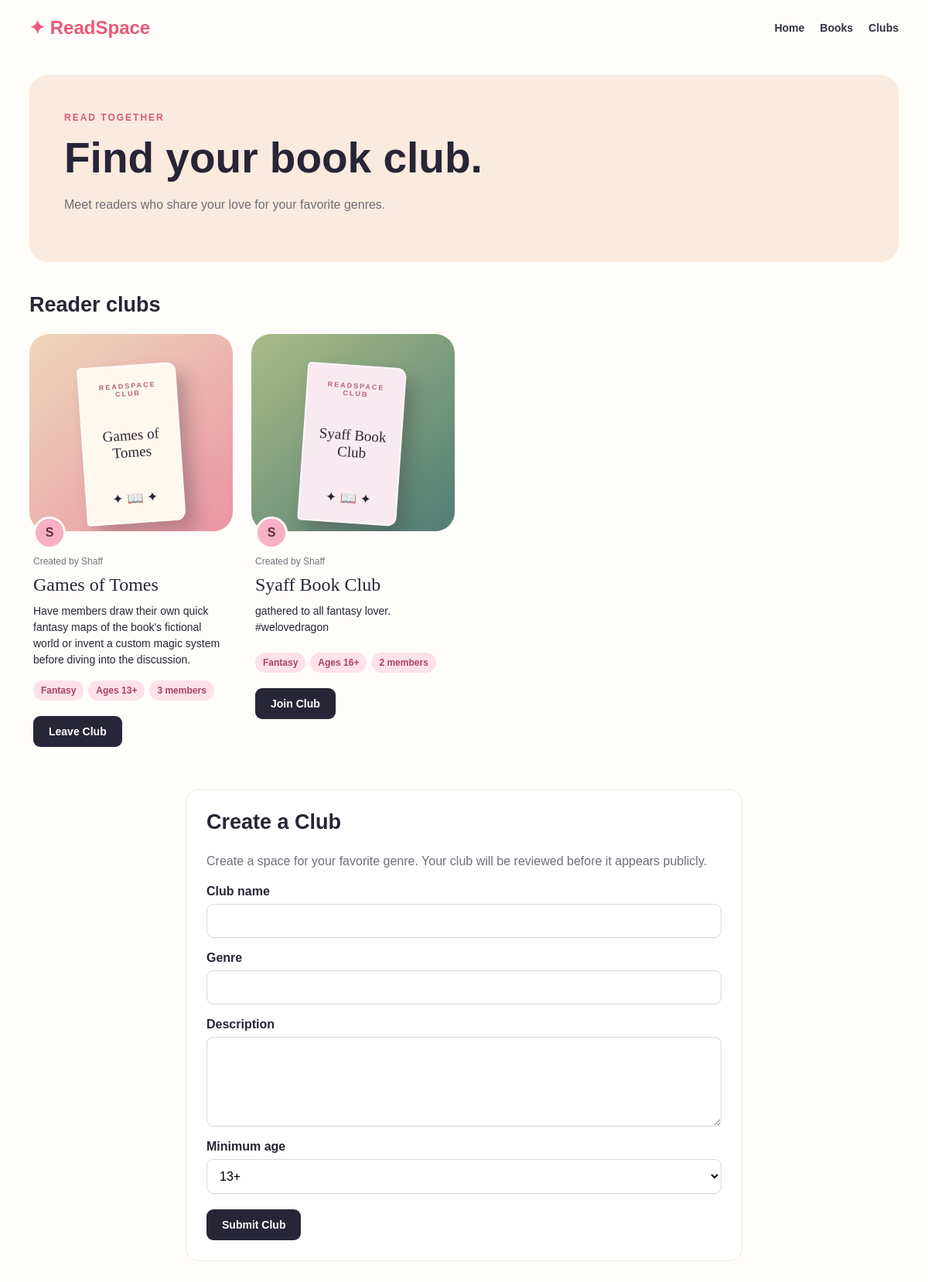
The page /clubs.php (signed in) on the database its author committed.
### tables this page shows
CREATE TABLE `book_clubs` (
  `club_id` int(11) NOT NULL,
  `club_name` varchar(100) NOT NULL,
  `genre` varchar(50) DEFAULT NULL,
  `description` text DEFAULT NULL,
  `created_by` int(11) NOT NULL,
  `created_at` timestamp NOT NULL DEFAULT current_timestamp(),
  `min_age` tinyint(3) UNSIGNED NOT NULL DEFAULT 13,
  `status` enum('pending','approved','rejected') NOT NULL DEFAULT 'pending'
);

CREATE TABLE `users` (
  `user_id` int(11) NOT NULL,
  `username` varchar(50) NOT NULL,
  `email` varchar(100) NOT NULL,
  `password_hash` varchar(255) NOT NULL,
  `birth_date` date NOT NULL,
  `is_minor` tinyint(1) DEFAULT 1,
  `created_at` timestamp NOT NULL DEFAULT current_timestamp(),
  `role` enum('member','moderator') NOT NULL DEFAULT 'member'
);

### clubs.php (the view, shortened to what this page needs)
<?php
require "config.php";
function e($value) {
    return htmlspecialchars((string) $value, ENT_QUOTES, "UTF-8");
}
$isLoggedIn = isset($_SESSION["user_id"]);
$userId = $isLoggedIn ? (int) $_SESSION["user_id"] : 0;
$age = 13;
if ($isLoggedIn) {
    $stmt = $conn->prepare(
        "SELECT birth_date FROM users WHERE user_id = ? LIMIT 1"
    );
    $stmt->bind_param("i", $userId);
    $stmt->execute();
    $account = $stmt->get_result()->fetch_assoc();
    $age = (new DateTimeImmutable($account["birth_date"]))
        ->diff(new DateTimeImmutable("today"))->y;
}
if ($isLoggedIn) {
    $stmt = $conn->prepare(
        "SELECT c.club_id, c.club_name, c.genre, c.description,
                c.min_age, c.status, u.username,
                (SELECT COUNT(*)
                 FROM club_memberships m
                 WHERE m.club_id = c.club_id) AS member_count
         FROM book_clubs c
         JOIN users u ON u.user_id = c.created_by
         WHERE c.min_age <= ?
           AND (
               c.status = 'approved'
               OR (c.created_by = ? AND c.status = 'pending')
           )
         ORDER BY c.created_at DESC, c.club_id DESC"
    );
    $stmt->bind_param("ii", $age, $userId);
}
$stmt->execute();
$clubs = $stmt->get_result();
$joinedClubIds = [];
if ($isLoggedIn) {
    $memberStmt = $conn->prepare(
        "SELECT club_id FROM club_memberships WHERE user_id = ?"
    );
    $memberStmt->bind_param("i", $userId);
    $memberStmt->execute();
    $memberships = $memberStmt->get_result();
    while ($membership = $memberships->fetch_assoc()) {
        $joinedClubIds[(int) $membership["club_id"]] = true;
    }
}
?>
<!DOCTYPE html>
<html lang="en">
<head>
</head>
<body>
    <header class="nav">
        <a class="logo" href="index.php">✦ ReadSpace</a>
        <nav class="links">
            <a href="index.php">Home</a>
            <a href="books.php">Books</a>
            <a href="clubs.php">Clubs</a>
        </nav>
    </header>
    <main>
        <section class="hero">
            <span class="eyebrow">Read together</span>
            <h1>Find your book club.</h1>
            <p class="muted">
                Meet readers who share your love for your favorite genres.
            </p>
        </section>
        <div class="layout">
            <section>
                <h2>Reader clubs</h2>
                <div class="club-list">
                    <?php while ($club = $clubs->fetch_assoc()): ?>
                        <article class="club-card">
                            <div class="club-art" aria-hidden="true">
                                <div class="book-poster">
                                    <span class="poster-small">READSPACE CLUB</span>
                                    <span class="poster-title">
                                        <?= e($club["club_name"]) ?>
                                    </span>
                                    <span class="poster-icon">✦ 📖 ✦</span>
                                </div>
                            </div>
                            <div class="club-info">
                                <div class="creator-avatar" aria-hidden="true">
                                    <?= e(mb_strtoupper(
                                        mb_substr($club["username"], 0, 1)
                                    )) ?>
                                </div>
                                <p class="creator">
                                    Created by <?= e($club["username"]) ?>
                                </p>
                                <h3>
                                    <?php if ($club["status"] === "approved"): ?>
                                        <a href="club.php?id=<?= (int) $club["club_id"] ?>">
                                            <?= e($club["club_name"]) ?>
                                        </a>
                                    <?php else: ?>
                                        <?= e($club["club_name"]) ?>
                                    <?php endif; ?>
                                </h3>
                                <p class="description">
                                    <?= e($club["description"]) ?>
                                </p>
                                <div class="club-tags">
                                    <span class="tag"><?= e($club["genre"]) ?></span>
                                    <span class="tag">
                                        Ages <?= (int) $club["min_age"] ?>+
                                    </span>
                                    <?php if ($club["status"] === "approved"): ?>
                                        <span class="tag">
                                            <?= (int) $club["member_count"] ?>
                                            members
                                        </span>
                                    <?php else: ?>
                                        <span class="tag pending">
                                            Pending approval
                                        </span>
                                    <?php endif; ?>
                                </div>
                                <?php if ($club["status"] === "approved"): ?>
                                    <?php if ($isLoggedIn): ?>
                                        <?php
                                        $isMember = isset(
                                            $joinedClubIds[(int) $club["club_id"]]
                                        );
                                        ?>
                                        <form method="post" action="club_membership.php">
                                            <button type="submit">
                                                <?= $isMember ? "Leave Club" : "Join Club" ?>
                                            </button>
                                        </form>
                                    <?php else: ?>
                                        <a class="button" href="login.php">
                                            Log In to Join
                                        </a>
                                    <?php endif; ?>
                                <?php endif; ?>
                            </div>
                        </article>
                    <?php endwhile; ?>
                </div>
            </section>
            <section class="create-card">
                <h2>Create a Club</h2>
                <?php if ($isLoggedIn): ?>
                    <p class="muted">
                        Create a space for your favorite genre.
                        Your club will be reviewed before it appears publicly.
                    </p>
                    <form method="post" action="clubs.php">
                        <label for="club_name">Club name</label>
                        <input
                            id="club_name"
                            name="club_name"
                            maxlength="100"
                            minlength="3"
                            required
                        >
                        <label for="genre">Genre</label>
                        <input
                            id="genre"
                            name="genre"
                            maxlength="50"
                            required
                        >
                        <label for="description">Description</label>
                        <textarea
                            id="description"
                            name="description"
                            rows="5"
                            minlength="10"
                            maxlength="1000"
                            required
                        ></textarea>
                        <label for="min_age">Minimum age</label>
                        <select id="min_age" name="min_age" required>
                            <?php foreach ([13, 16, 18] as $limit): ?>
                                <?php if ($age >= $limit): ?>
                                    <option value="<?= $limit ?>">
                                        <?= $limit ?>+
                                    </option>
                                <?php endif; ?>
                            <?php endforeach; ?>
                        </select>
                        <button type="submit">Submit Club</button>
                    </form>
                <?php endif; ?>
            </section>
        </div>
    </main>
</body>
</html>

### clubs.php (style rules this page uses)
* { box-sizing: border-box; }
body { margin: 0; background: #fffdf9; color: #272536; font-family: Arial, sans-serif; }
a { text-decoration: none; }
.nav { max-width: 1180px; margin: auto; padding: 22px 28px; display: flex; justify-content: space-between; align-items: center; gap: 15px; }
.logo { color: #eb597a; font-size: 24px; font-weight: 800; }
.links { display: flex; flex-wrap: wrap; gap: 20px; }
.links a { color: #343244; font-size: 14px; font-weight: bold; }
main { max-width: 1180px; margin: auto; padding: 25px 28px 80px; }
.hero { padding: 45px; border-radius: 24px; background: #fbeade; }
.eyebrow { color: #d65a75; font-size: 12px; font-weight: 800; letter-spacing: 2px; text-transform: uppercase; }
h1 { margin: 12px 0; font-size: clamp(36px, 5vw, 55px); }
h2 { font-size: 27px; }
.muted { color: #716d79; line-height: 1.6; }
.layout { display: block; margin-top: 40px; }
.layout > section:first-child { margin-bottom: 55px; }
.club-list { display: grid; grid-template-columns: repeat(4, minmax(0, 1fr)); gap: 24px; }
.club-card { min-width: 0; padding: 0; border: 0; background: transparent; }
.club-art { height: 255px; padding: 28px; display: grid; place-items: end center; overflow: hidden; border-radius: 25px; background: linear-gradient(140deg, #eed7bd, #e994a0); }
.club-card:nth-child(4n+2) .club-art { background: linear-gradient(140deg, #abbc87, #507d75); }
.book-poster { width: 62%; height: 205px; padding: 20px 12px; display: flex; flex-direction: column; justify-content: space-between; align-items: center; text-align: center; transform: rotate(-4deg) translateY(12px); border: 2px solid #ffffffa8; border-radius: 5px 12px 12px 5px; background: #fff8ed; box-shadow: 12px 14px 22px #30253645; }
.club-card:nth-child(even) .book-poster { transform: rotate(4deg) translateY(12px); background: #f8eaf0; }
.poster-small { color: #b76374; font-size: 9px; font-weight: 800; letter-spacing: 2px; }
.poster-title { max-width: 100%; color: #302536; font-family: Georgia, serif; font-size: 19px; line-height: 1.15; overflow-wrap: anywhere; }
.poster-icon { font-size: 17px; }
.club-info { position: relative; padding: 24px 5px 0; }
.creator-avatar { position: absolute; top: -19px; left: 5px; width: 42px; height: 42px; display: grid; place-items: center; border: 3px solid #fffdf9; border-radius: 50%; background: #f7b0c4; color: #593044; font-weight: bold; }
.club-info .creator { margin: 8px 0 9px; color: #77737d; font-size: 12px; }
.club-info h3 { margin: 0 0 9px; font-family: Georgia, serif; font-size: 24px; font-weight: normal; line-height: 1.2; }
.club-info h3 a { color: inherit; }
.club-info .description { min-height: 48px; margin: 0 0 16px; font-size: 14px; line-height: 1.5; overflow-wrap: anywhere; }
.club-tags { display: flex; gap: 6px; flex-wrap: wrap; }
.tag { display: inline-block; padding: 6px 10px; border-radius: 20px; background: #ffe1eb; color: #aa4164; font-size: 12px; font-weight: bold; }
.create-card { max-width: 720px; margin: 0 auto; padding: 26px; border: 1px solid #efebe6; border-radius: 17px; background: white; }
.create-card h2 { margin-top: 0; }
label { display: block; margin: 17px 0 7px; font-weight: bold; }
input, select, textarea { display: block; width: 100%; padding: 12px; border: 1px solid #ddd7d4; border-radius: 9px; background: white; font: inherit; }
textarea { resize: vertical; }
button, .button { display: inline-block; margin-top: 20px; padding: 12px 20px; border: 0; border-radius: 9px; background: #272639; color: white; font: bold 14px Arial, sans-serif; cursor: pointer; }

### rows shown on the page
book_clubs: club_name "Games of Tomes", created_by.username "S", created_by.username "Shaff", description "Have members draw their own quick fantasy maps of the book's fictional world or invent a custom magic system before diving into the discussion.", genre "Fantasy", min_age "13", member_count "3", shows "Leave Club"
book_clubs: club_name "Syaff Book Club", created_by.username "S", created_by.username "Shaff", description "gathered to all fantasy lover. #welovedragon", genre "Fantasy", min_age "16", member_count "2", shows "Join Club"
users: min_age "13+"
